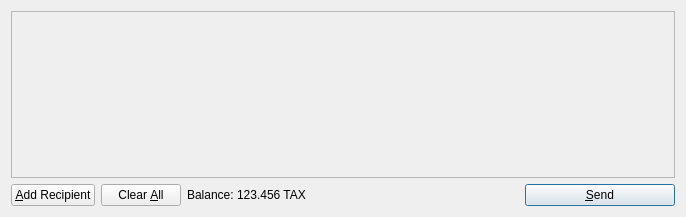
<?xml version="1.0" encoding="UTF-8"?>
<ui version="4.0">
 <class>SendCoinsDialog</class>
 <widget class="QDialog" name="SendCoinsDialog">
  <property name="geometry">
   <rect>
    <x>0</x>
    <y>0</y>
    <width>686</width>
    <height>217</height>
   </rect>
  </property>
  <property name="windowTitle">
   <string>Send Coins</string>
  </property>
  <layout class="QVBoxLayout" name="verticalLayout">
   <item>
    <widget class="QScrollArea" name="scrollArea">
     <property name="widgetResizable">
      <bool>true</bool>
     </property>
     <widget class="QWidget" name="scrollAreaWidgetContents">
      <property name="geometry">
       <rect>
        <x>0</x>
        <y>0</y>
        <width>666</width>
        <height>165</height>
       </rect>
      </property>
      <layout class="QVBoxLayout" name="verticalLayout_2">
       <property name="margin">
        <number>0</number>
       </property>
       <item>
        <layout class="QVBoxLayout" name="entries">
         <property name="spacing">
          <number>6</number>
         </property>
        </layout>
       </item>
       <item>
        <spacer name="verticalSpacer">
         <property name="orientation">
          <enum>Qt::Vertical</enum>
         </property>
         <property name="sizeHint" stdset="0">
          <size>
           <width>20</width>
           <height>40</height>
          </size>
         </property>
        </spacer>
       </item>
      </layout>
     </widget>
    </widget>
   </item>
   <item>
    <layout class="QHBoxLayout" name="horizontalLayout">
     <item>
      <widget class="QPushButton" name="addButton">
       <property name="toolTip">
        <string>Send to multiple recipients at once</string>
       </property>
       <property name="text">
        <string>&amp;Add Recipient</string>
       </property>
       <property name="icon">
        <iconset resource="../bitcoin.qrc">
         <normaloff>:/icons/add</normaloff>:/icons/add</iconset>
       </property>
       <property name="autoDefault">
        <bool>false</bool>
       </property>
      </widget>
     </item>
     <item>
      <widget class="QPushButton" name="clearButton">
       <property name="sizePolicy">
        <sizepolicy hsizetype="Minimum" vsizetype="Fixed">
         <horstretch>0</horstretch>
         <verstretch>0</verstretch>
        </sizepolicy>
       </property>
       <property name="toolTip">
        <string>Remove all transaction fields</string>
       </property>
       <property name="text">
        <string>Clear &amp;All</string>
       </property>
       <property name="icon">
        <iconset resource="../bitcoin.qrc">
         <normaloff>:/icons/remove</normaloff>:/icons/remove</iconset>
       </property>
       <property name="autoRepeatDelay">
        <number>300</number>
       </property>
       <property name="autoDefault">
        <bool>false</bool>
       </property>
      </widget>
     </item>
     <item>
      <layout class="QHBoxLayout" name="horizontalLayout_2">
       <property name="spacing">
        <number>3</number>
       </property>
       <item>
        <widget class="QLabel" name="label">
         <property name="text">
          <string>Balance:</string>
         </property>
        </widget>
       </item>
       <item>
        <widget class="QLabel" name="labelBalance">
         <property name="cursor">
          <cursorShape>IBeamCursor</cursorShape>
         </property>
         <property name="text">
          <string>123.456 TAX</string>
         </property>
         <property name="textInteractionFlags">
          <set>Qt::LinksAccessibleByMouse|Qt::TextSelectableByKeyboard|Qt::TextSelectableByMouse</set>
         </property>
        </widget>
       </item>
      </layout>
     </item>
     <item>
      <spacer name="horizontalSpacer">
       <property name="orientation">
        <enum>Qt::Horizontal</enum>
       </property>
       <property name="sizeHint" stdset="0">
        <size>
         <width>40</width>
         <height>20</height>
        </size>
       </property>
      </spacer>
     </item>
     <item>
      <widget class="QPushButton" name="sendButton">
       <property name="minimumSize">
        <size>
         <width>150</width>
         <height>0</height>
        </size>
       </property>
       <property name="toolTip">
        <string>Confirm the send action</string>
       </property>
       <property name="text">
        <string>&amp;Send</string>
       </property>
       <property name="icon">
        <iconset resource="../bitcoin.qrc">
         <normaloff>:/icons/send</normaloff>:/icons/send</iconset>
       </property>
       <property name="default">
        <bool>true</bool>
       </property>
      </widget>
     </item>
    </layout>
   </item>
  </layout>
 </widget>
 <resources>
  <include location="../bitcoin.qrc"/>
 </resources>
 <connections/>
</ui>
